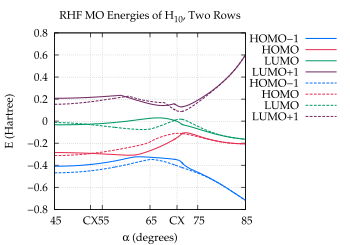

Source code (gnuplot):
set term postscript enhanced eps color "Palatino" 16
set size 0.7, 0.7
set encoding iso

# Set line styles
set style line  1 lt 1 lw 3 lc rgb "#0070FF" pt 6    # blue
set style line  2 lt 1 lw 3 lc rgb "#E52B50" pt 6    # red
set style line  3 lt 1 lw 3 lc rgb "#009A63" pt 6    # green
set style line  4 lt 1 lw 3 lc rgb "#702963" pt 6    # purple
set style line  5 lt 1 lw 3 lc rgb "#F28500" pt 6    # orange
set style line  6 lt 1 lw 3 lc rgb "#00BFFF" pt 6    # deep sky blue
set style line  7 lt 1 lw 3 lc rgb "#FF91A4" pt 6    # pink
set style line  8 lt 1 lw 3 lc rgb "#50C878" pt 6    # light green
set style line  9 lt 1 lw 3 lc rgb "#C9A0DC" pt 6    # lavender
set style line 10 lt 1 lw 3 lc rgb "#000000" pt 6    # black
set style line 11 lt 2 lw 3 lc rgb "#0070FF" pt 6    # blue
set style line 12 lt 2 lw 3 lc rgb "#E52B50" pt 6    # red
set style line 13 lt 2 lw 3 lc rgb "#009A63" pt 6    # green
set style line 14 lt 2 lw 3 lc rgb "#702963" pt 6    # purple
set style line 15 lt 2 lw 3 lc rgb "#F28500" pt 6    # orange
set style line 16 lt 2 lw 3 lc rgb "#00BFFF" pt 6    # deep sky blue
set style line 17 lt 2 lw 3 lc rgb "#FF91A4" pt 6    # pink
set style line 18 lt 2 lw 3 lc rgb "#50C878" pt 6    # light green
set style line 19 lt 2 lw 3 lc rgb "#C9A0DC" pt 6    # lavender
set style line 20 lt 2 lw 3 lc rgb "#000000" pt 6    # black
set style line 100 lt 1 lw 1 lc rgb "#FFFFFF"

set title "RHF MO Energies of H_{10}, Two Rows"
set xlabel "{/Symbol a} (degrees)"
set ylabel "E (Hartree)"
set xtics 5.0, 10.0
set xtics add ("CX" 52.5579861) 
set xtics add ("CX" 70.6585) 
set grid xtics x2tics ytics
set key rmargin

set output "MOE.eps"
set xrange [45:85]
set yrange [*:*]
plot "ag2bu3/h10MOE" u 1:6 w l ls 1 ti "HOMO-1",  \
     "ag2bu3/h10MOE" u 1:7 w l ls 2 ti "HOMO",  \
     "ag2bu3/h10MOE" u 1:8 w l ls 3 ti "LUMO",  \
     "ag2bu3/h10MOE" u 1:9 w l ls 4 ti "LUMO+1",  \
     "ag3bu2/h10MOE" u 1:6 w l ls 11 ti "HOMO-1",  \
     "ag3bu2/h10MOE" u 1:7 w l ls 12 ti "HOMO",  \
     "ag3bu2/h10MOE" u 1:8 w l ls 13 ti "LUMO",  \
     "ag3bu2/h10MOE" u 1:9 w l ls 14 ti "LUMO+1"
